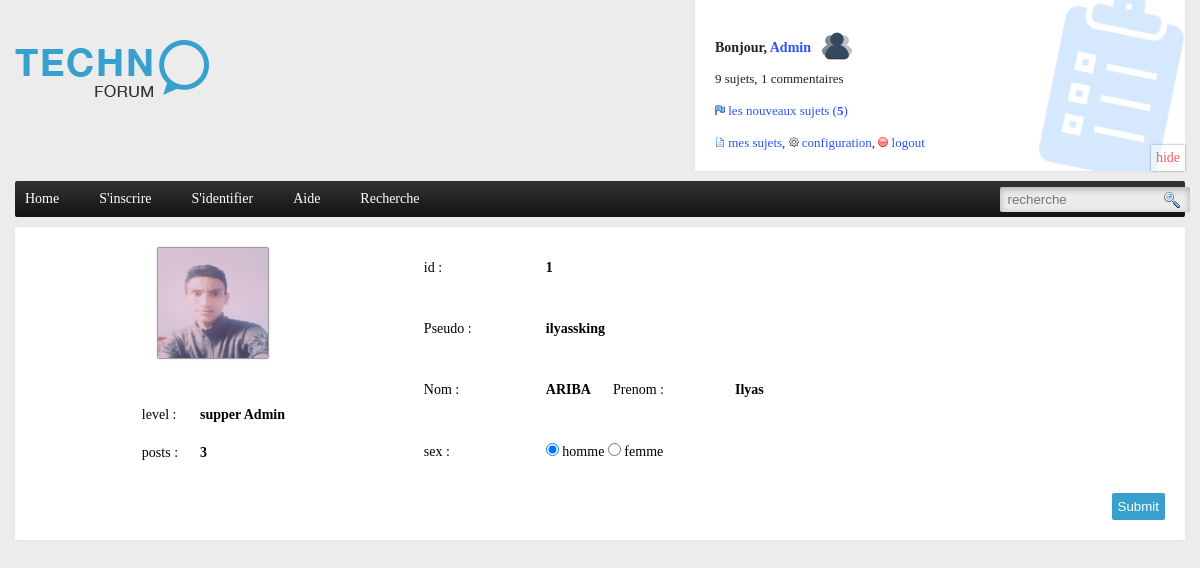
Screenshot of /user.php?id=1 (signed in) with the database file from the repository.
### tables this page shows
CREATE TABLE `user` (
  `u_id` int(10) UNSIGNED NOT NULL,
  `u_nom` varchar(30) NOT NULL,
  `u_prenom` varchar(30) NOT NULL,
  `u_pseudo` varchar(30) NOT NULL,
  `u_email` varchar(30) NOT NULL,
  `u_sex` varchar(30) NOT NULL,
  `u_password` varchar(40) NOT NULL,
  `u_birthday` varchar(30) NOT NULL,
  `u_avatar` varchar(40) NOT NULL DEFAULT 'default.png',
  `u_level` int(11) NOT NULL DEFAULT '0'
);

### user.php (the view, shortened to what this page needs)
<?php
include 'inc/header.php';
$user_id = $_GET['id'];
$select_profile = mysqli_query($con,"SELECT * FROM user WHERE u_id=$user_id");
$profile = mysqli_fetch_array($select_profile);
$level = 'member';
if(isset($user['u_level']))
if($user['u_level']==1) $level = 'supper Admin';
$result_post = mysqli_query($con,"SELECT * FROM post WHERE u_id=$user_id");
$n_post = mysqli_num_rows($result_post);
?>
<div class="container">
	<div class="content">
		<form method="post" enctype="multipart/form-data">
			<table cellspacing="0" cellpadding="0" width="100%" id="profile_table">
				<tr>
					<td rowspan="4" align="center">
						<div class="div_img">
							<img id="usr_img" src='images/users/avatar/<?=$profile['u_avatar']?>'>
						</div><br>
						<table>
							<tr>
								<td>level :</td>
								<td><b><?=$level?></b></td>
							</tr>
							<tr>
								<td>posts :</td>
								<td><b><?=$n_post?></b></td>
							</tr>
						</table>
					</td>
					<td>
						<table>
							<tr>
								<td width="100px">id :</td>
								<td>
									<b><?=$profile['u_id']?></b>
								</td>
							</tr>
						</table>
					</td>
				</tr>
				<tr>
					<td>
						<table>
							<tr>
								<td width="100px">Pseudo :</td>
								<td>
									<b>
									<?php
										if(isset($u_id))
										if($u_id==$user_id)
											echo "
												<input name='pseudo' class=tt value='{$profile['u_pseudo']}'>
											";
										else echo $profile['u_pseudo'];
									?>
									</b>
								</td>
							</tr>
						</table>
					</td>
				</tr>
				<tr>
					<td>
						<table>
							<tr>
								<td width="100px">Nom :</td>
								<td>
									<?php
										if($u_id==$user_id)
											echo "
												<input name='nom' class=tt value='{$profile['u_nom']}'>
											";
										else echo "<b>{$profile['u_nom']}</b>";
									?>
								</td>
								<td width="100px">Prenom :</td>
								<td>
									<?php
										if($u_id==$user_id)
											echo "
												<input name='prenom' class=tt value='{$profile['u_prenom']}'>
											";
										else echo "<b>{$profile['u_prenom']}</b>";
									?>
								</td>
							</tr>
						</table>
					</td>
				</tr>
				<tr>
					<td>
						<table>
							<tr>
								<td width="100px">sex :</td>
								<td>
									<?php
										echo "<input name=sex type=radio value='homme' ";
										if($profile['u_sex']=='homme')echo "checked> homme ";
										else echo "> homme ";
										echo "<input name=sex type=radio value='famme' ";
										if($profile['u_sex']=='famme') echo "checked> famme";
										else echo "> femme ";
									?>
								</td>
							</tr>
						</table>
					</td>
				</tr>
				<tr>
					<td colspan="2" align="right"><input class="btn1" name='editer' type="submit"></td>
				</tr>
			</table>
		</form>
	</div>
</div>
<?php
include 'inc/footer.php';
?>

### inc/header.php (shortened to what this page needs)
<?php
include 'inc/config.php';
if(isset($_COOKIE['u_id'])){
	$u_id = $_COOKIE['u_id'];
	$result = mysqli_query($con,"SELECT * FROM `user` WHERE u_id=$u_id");
	$user = mysqli_fetch_array($result);
	if($user['u_level']==1){
		$s_posts = mysqli_query($con,"SELECT * FROM post WHERE p_stat=0");
		$n_post_0 = mysqli_num_rows($s_posts);
	}else{
		$s_posts = mysqli_query($con,"SELECT * FROM post INNER JOIN forum ON forum.f_id=post.f_id WHERE p_stat=0 and forum.u_id=$u_id");
		$n_post_0 = mysqli_num_rows($s_posts);
	}
}
?>
<!DOCTYPE html>
<html>
<head>
	<link rel="stylesheet" type="text/css" href="css/style.css">
</head>
<body>
<div class="header">
	<div class="container">
		<div class="logo-login">
			<div class="logo l">
				<a href="index.php"><img alt="technoforum" src="images/technoforum.png"></a>
			</div>
			<div class="login r"  id="pan" <?php if(isset($user['u_level'])) if($user['u_level']==1) echo "style='background-image:url(images/liste.png);background-repeat: no-repeat; background-position: right;background-size: 30%;'"; ?>>
				<?php
					if(isset($_COOKIE['u_id'])){
						echo "
							<div onclick='_hide()' class='hide' id='hide'>hide</div>
							<div onclick='_show()' id='aff' class='show'>show</div>
						";
						$result = mysqli_query($con,"SELECT count(p_id) as num_sujet FROM post WHERE u_id=$u_id");
						$fetch = mysqli_fetch_array($result);
						$result2 = mysqli_query($con,"SELECT count(c_id) as num_comment FROM comment WHERE u_id=$u_id");
						$fetch2 = mysqli_fetch_array($result2);
						echo "
							<h4 class='l'>Bonjour, <b><a href='user.php?id={$user['u_id']}' title='{$user['u_nom']}'>{$user['u_nom']}</a></b></h4>
							<a href='#'><img id='pic' src='images/users/avatar/{$user['u_avatar']}'></a>
							<div class='c'></div>
							<p>
								{$fetch['num_sujet']} sujets, {$fetch2['num_comment']} commentaires
							</p>
							<br>
							<p>
								<img src='images/flag.png'> <a href='newSujets.php'>les nouveaux sujets (<b>$n_post_0</b>)</a>
							</p>
							<br>
							<p>
								<a href='mypost.php'><img src='images/posts.png'> mes sujets</a>, <a href='user.php?id={$user['u_id']}'><img src='images/edite.png'> configuration</a>, <a href='logout.php'><img src='images/logout.png'> logout</a>
							</p>
						";
					}
				?>
			</div>
		</div>
		<div class="nav">
			<ul>
				<li><a href="index.php">Home</a></li>
				<li><a href="register.php">S'inscrire</a></li>
				<li><a href="login.php">S'identifier</a></li>
				<li><a href="#">Aide</a></li>
				<li><a href="recherche.php">Recherche</a></li>
				<div class="recherche r">
					<form method="GET" action="recherche.php">
						<input type="text" name="key" placeholder="recherche">
						<input type="submit" name="chercher" value="">
					</form>
				</div>
			</ul>
		</div>
	</div>
</div>

### css/style.css (style rules this page uses)
* { margin: 0; padding: 0; }
body { background-color: #ececec; font: normal 14px verdana; }
a { color: #2e50ff; text-decoration: none; }
ul { list-style: none; }
.l { float: left; }
.r { float: right; }
.container { width: 1170px; margin: 0 auto; }
.nav { border-radius: 2px; background: #444 url(../images/bg_menu.jpg); margin: 10px 0; }
.nav ul li { float: left; margin-right: 10px; transition: .2s; padding: 10px; }
.nav ul li a { padding: 10px; padding-left: 0; color: #fff; }
.logo { margin: 40px 0; }
.content { background: #fff; padding: 10px; box-shadow: 0px 0px 2px #ddd; margin-top: 10px; }
.login { background: #fff; padding: 20px; box-shadow: 0px 0px 2px #ddd; padding-top: 30px; width: 450px; position: relative; transition: 1s; color: #555; }
.login h4 { margin-bottom: 15px; margin-top: 10px; margin-right: 10px; color: #222; }
.login p { color: #222; font-size: small; }
#pic { width: 32px; height: 32px; border-radius: 100%; }
.recherche input[type=text] { border: 0; padding: 5px; margin-top: 6px; border-radius: 2px; margin-right: 6px; background-color: #ececec; box-shadow: inset 0px 2px 7px rgba(119, 119, 119, 0.55); padding-left: 8px; }
.recherche input[type=submit] { border: 0; padding: 5px; margin-left: -34px; background-color: rgba(255, 255, 255, 0); background-image: url(../images/recherche.png); background-repeat: no-repeat; background-position: center; width: 20px; cursor: pointer; }
table { border: 1px solid #ddd; }
#profile_table tr td { padding: 10px; }
#usr_img { width: 110px; height: 110px; border: 1px solid #9c9c9c; border-radius: 2px; display: table; box-shadow: 0 0 3px #ddd; background-color: #f8f8f8; margin-bottom: 20px; }
.hide { display: table; background-color: rgba(255, 255, 255, 0.53); padding: 5px; box-shadow: 0px 0px 2px #8c8c8c; position: absolute; bottom: 0; right: 0; color: rgba(228, 46, 46, 0.76); cursor: pointer; transition: .3s; }
.btn1 { background-color: #37a0cc; color: #fff; padding: 6px; border-radius: 2px; border-bottom: 2px solid #377e9c; border: 0; }

### user.php (style rules this page uses)
table { border: 0; }

### rows the page displays
user: u_nom "Admin", u_avatar (placeholder picture), u_level "supper Admin"
user: u_avatar (picture), u_id "1", u_pseudo "ilyassking", u_nom "ARIBA", u_prenom "Ilyas", u_sex "☑"

### other values shown
$fetch['num_sujet'] "9"
$fetch2['num_comment'] "1"
$n_post_0 "5"
$n_post "3"
